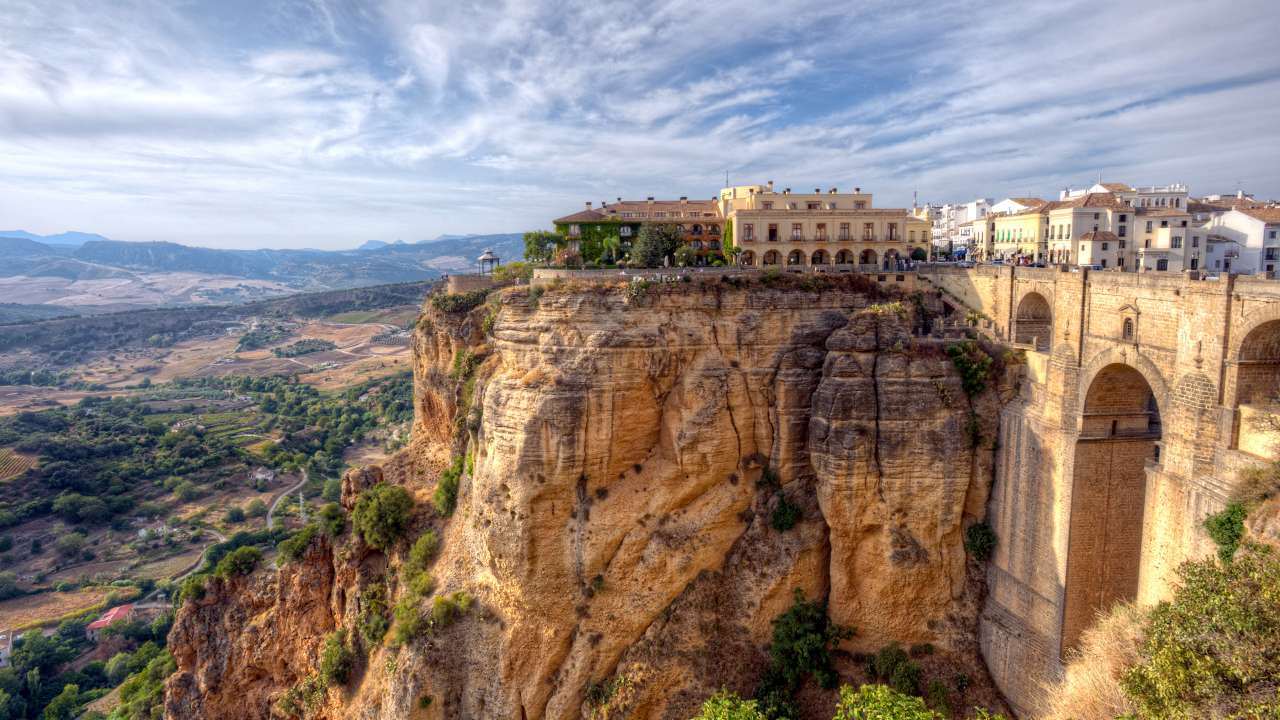
#> input picture image_1.jpg, 3840 x 2160 px (shown at 1/3 size)
$ python tutorial_01.py
#> lines starting #> are read from the running program, lines starting #| are printed output that depends on the picture
import cv2

img = cv2.imread('image_1.jpg')
#> img is the input picture: shape (2160, 3840, 3); mean B, G, R 125.2, 131.6, 144

# [12 lines of commented-out code are left out]

cv2.imshow('image_1.jpg', img)
#print(img.shape)
cv2.waitKey(0)

# convert to gray scale
grayImg = cv2.cvtColor(img, cv2.COLOR_BGR2GRAY)
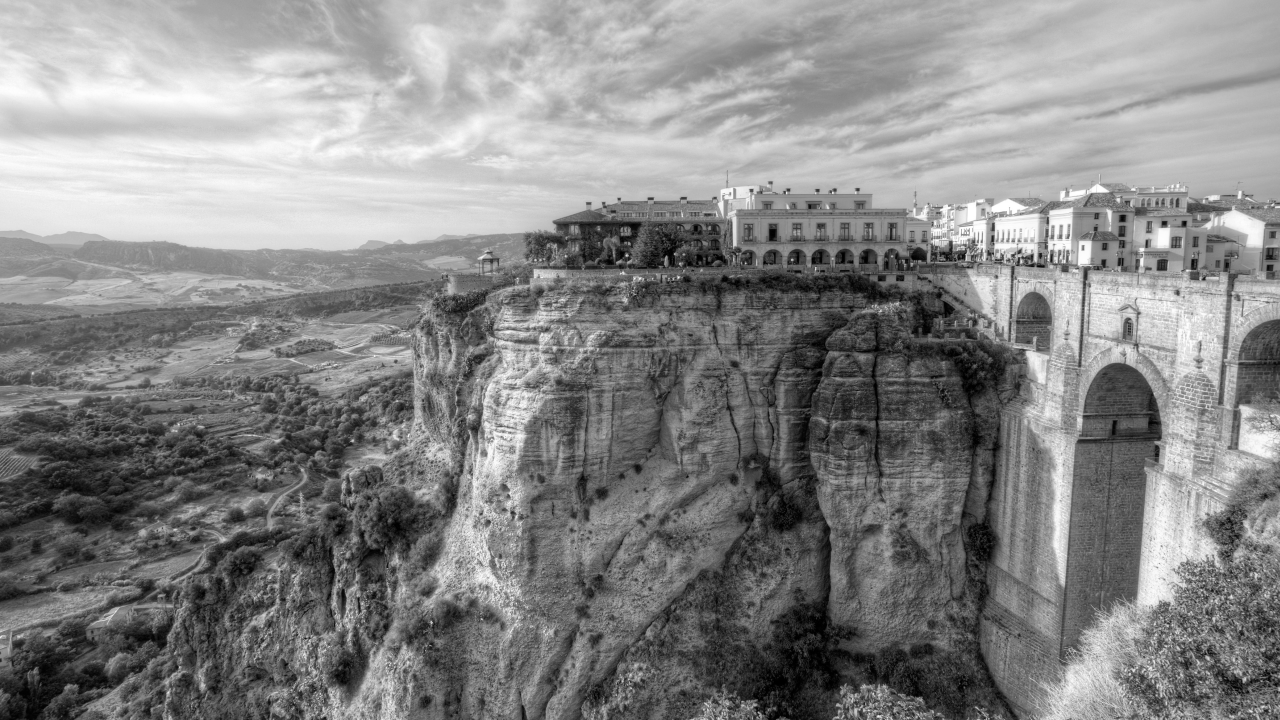
#> grayImg: shape (2160, 3840) (shown at 1/3 size); min 0, max 255, mean 134.6
#print(grayImg.shape)
cv2.imshow('gray_image', grayImg)
cv2.waitKey(0)

# resize image
resized_img = cv2.resize(img, None , fx=0.4, fy=0.4)
cv2.imshow('resize_image', resized_img)
cv2.waitKey(0)

# crop image img[y1:y2, x1:x2] y = rows (top to botton), x = columns(Left to right)
cropped_image = img[0:1000, 90:300]
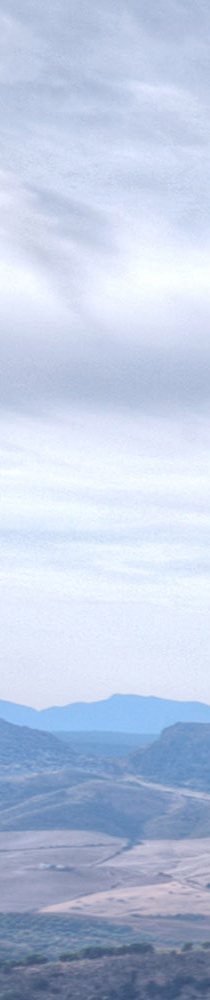
#> cropped_image: shape (1000, 210, 3); mean B, G, R 225.6, 201.4, 188.1
cv2.imshow('Cropped_image', cropped_image)
cv2.waitKey(0)
